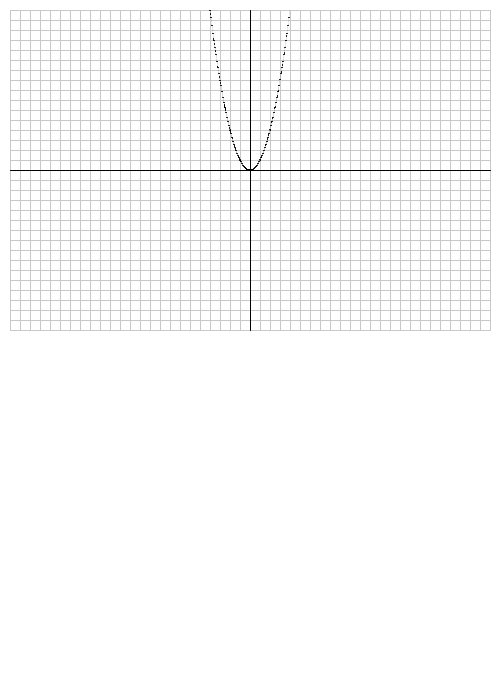
Frame 1 (no input)
Frame 60 (the mouse pressed at the canvas centre just before this capture): identical to frame 1, image omitted
Frame 120 (the mouse held since frame 60 and released just before this capture): identical to frame 1, image omitted

The Processing sketch that drew this single still picture (run headless with seeded random() and noise(); from frame 60 on, the mouse is pressed at the canvas centre):

// Processing sketch: graphTest
// ── graphTest.pde
ArrayList<ArrayList<String>> input = new ArrayList<ArrayList<String>>();
String lastEvaluated = "";
String Ans = "";

void setup() {
  size(500, 700);
  background(255);
}

void draw() {
  background(255);
  grid(-10, 10, 1, -10, 10, 1);
  graph("X^2");
}

void grid(float Xmin, float Xmax, float Xscl, float Ymin, float Ymax, float Yscl) {
  for (int x=10; x<=width-10; x+=Xscl*10) {
    stroke(200);
    line(x, 10, x, (height/2)-20);
  }
  for (int y=10; y< (height/2)-10; y+=Yscl*10) {
    stroke(200);
    line(10, y, width-10, y);
  }
  stroke(0);
  line(width/2, 10, width/2, (height/2)-20);//y axis
  line(10, 170, width-10, 170);//x-axis
}

void graph(String function) {
  String funct = "";
  for (float x=-24; x<=24; x+=0.01) {
    String plugged = "";
    for (int i=0; i<function.length (); i++) {
      if (function.charAt(i)=='X') {
        plugged+=""+x;
      } else {
        plugged+=function.charAt(i);
      }
    }
    plotPoint(x*10, (float)evaluateParens(plugged)*10);
  }
}

void plotPoint(float x, float y) {
  fill(255, 0, 0);
  if (170-y>=10 && 170-y<=(height/2)-20) {
    ellipse((width/2)+x, 170-y, 0.05, 0.05);
  }
}

//separates expression into parentheses
double evaluateParens(String expression) {
  int startParen = 0;
  int endParen = 0;
  for (int i=0; i<expression.length (); i++) {
    if (expression.charAt(i)=='(') {
      startParen++;
    } else if (expression.charAt(i)==')') {
      endParen++;
    }
    if (startParen==endParen && startParen!=0) {
      int start = expression.indexOf('(');
      System.out.println("evaluateParens("+expression.substring(0, start)+")+evaluateParens("+expression.substring(start, i)+")'"+expression.substring(i+1)+"')");
      System.out.println("evaluateParens("+expression.substring(0, start)+")+evaluateParens("+expression.substring(start+1, i)+")'"+expression.substring(i+1)+"')");
      //if(expression.charAt(i)==')'){
      //return evaluateParens(expression.substring(0,start)+evaluateParens(expression.substring(start+1,i)));
      //}else{
      return evaluateParens(expression.substring(0, start)+evaluateParens(expression.substring(start+1, i))+expression.substring(i+1));
      //}
    }
  }
  return evaluateMath(expression);
}
double evaluateMath(String expression) {
  for (int i=1; i<expression.length ()-1; i++) {
    if ((expression.charAt(i-1)>='0' && expression.charAt(i-1)<='9')&&
      (expression.charAt(i)=='-')&&
      (expression.charAt(i+1)>='0' && expression.charAt(i+1)<='9')) {
      expression=expression.substring(0, i)+"+"+expression.substring(i);
    }
  }
  System.out.println(expression);
  expression=expression.replace("/", "*1/");
  return Double.parseDouble(evaluateHelper(expression, 0));
}
//helper
String evaluateHelper(String expression, int delimiter) {
  //System.out.println(expression);
  String[] pemdas = {
    "+", "*", "/", "\\^"
  };
  String[] oper = expression.split("["+pemdas[delimiter]+"]");
  for (int i=0; i<oper.length; i++) {
    if (delimiter<=2) {
      oper[i]=evaluateHelper(oper[i], delimiter+1);
    }
  }
  int k = 0;
  double out = 0.0;
  if (oper.length>0) {
    while (k<oper.length && oper[k].length ()==0) {
      k++;
    }
    if (k<oper.length) {
      out = Double.parseDouble(oper[k]);
      for (int i=k; i<oper.length-1; i++) {
        if (oper[k].length()>0) {
          switch (delimiter) {
          case 0: 
            out+=Double.parseDouble(oper[i+1]);
            break;
          case 1: 
            out*=Double.parseDouble(oper[i+1]);
            break;
          case 2: 
            out/=Double.parseDouble(oper[i+1]);
            break;
          case 3: 
            out=Math.pow(out, Double.parseDouble(oper[i+1]));
            break;
          }
        }
      }
    }
    return ""+out;
  }
  return "";
}
//overloading of parentheses evaluation for String ArrayLists 
double evaluateParens(ArrayList<String> in) {
  return evaluateParens(combine(in));
} 
String combine(ArrayList<String> in) {
  String joined = "";
  for (int i=0; i<in.size (); i++) {
    joined+=in.get(i);
  }
  return joined;
}
